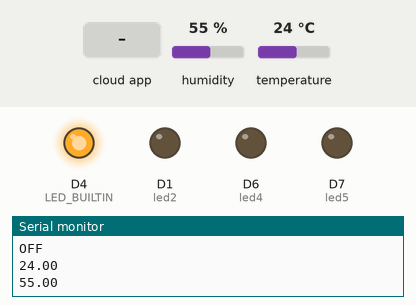
This sketch was run on a simulated ESP8266 (NodeMCU). On the bench: output pins drawn as LEDs (lit = HIGH, except the on-board LED, lit = LOW), the last lines printed to the serial monitor. The inputs (shaded band) are chosen by the test bench; at power-on: humidity 55 %, temperature 24 °C. WiFi joins after 1.5 s; servers stay silent unless stated; the Firebase database answers and starts empty.

Above: at 2.7 s.
2.8 s: the phone or cloud app sets status to 1
At 4.0 s:
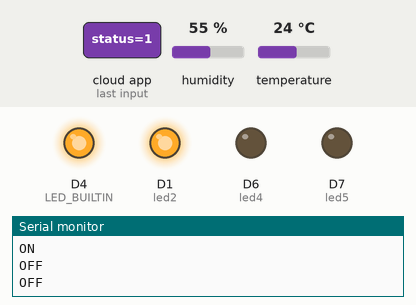
4.9 s: the phone or cloud app sets status to 0
At 6.0 s:
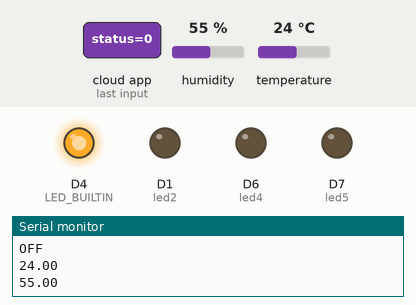
Timing chart, 0 to 7.9 s (numbered marks = the images above; inputs shaded):
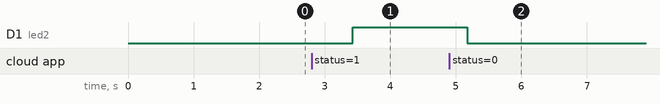

The sketch:

arduino_8266_firebase.ino
```cpp
#include <FirebaseESP8266.h>
#include  <ESP8266WiFi.h>
#include "DHT.h"

#define ssid "Quyendz"  //WiFi SSID
#define password "lengocquyen"  //WiFi Password
#define FIREBASE_HOST "iotserver-b77d8-default-rtdb.firebaseio.com"
#define FIREBASE_AUTH "uwDCNe6gBUNERYVVPvigNLfBhgK2TDl24sgeocKx"

FirebaseData firebaseData;

int led2Status = 0;
int led4Status = 0;
int led5Status = 0;
int led4 = D6;
int led5 = D7;
int led2 = D1;
int DHTPin = D5;

DHT dht(DHTPin, DHT11);
float temperature;
float humidity;
void setup() {

 Serial.begin(9600);
   WiFi.begin (ssid, password);
   while (WiFi.status() != WL_CONNECTED) {
    delay(500);
    Serial.println(".");
  }
  Serial.println ("");
  Serial.println ("WiFi Connected!");
  Serial.println();
  Serial.print("IP Address is : ");
  Serial.println(WiFi.localIP());
  Firebase.begin(FIREBASE_HOST,FIREBASE_AUTH);
  pinMode(LED_BUILTIN, OUTPUT);
  pinMode(led2, OUTPUT);
  pinMode(led4, OUTPUT);
  pinMode(led5, OUTPUT);
  pinMode(DHTPin, INPUT);
  dht.begin();
}

void loop() {
  relay_2();
  relay_4();
  relay_5();
  sendTempHumToFireBase();
 }

 void relay_2()
{
    if (Firebase.get(firebaseData,"/relay/-MO2_csWRoSktYTmsZyt/status")){
    led2Status = firebaseData.intData();
    if (led2Status == 1) {
      Serial.println("ON");
      digitalWrite(led2, HIGH);
    }
    else {
      Serial.println("OFF");
      digitalWrite(led2, LOW);
    }
  }
}
void relay_5()
{
  if (Firebase.get(firebaseData,"/relay/-MO6EAqU8RJx_YOQlmT_/status")){
    led5Status = firebaseData.intData();
    if (led5Status == 1) {
      Serial.println("ON");
      digitalWrite(led5, HIGH);
    }
    else {
      Serial.println("OFF");
      digitalWrite(led5, LOW);
    }
  }
}
void relay_4()
{
  if (Firebase.get(firebaseData,"/relay/-MO6E5OMApUVVx2y1596/status")){
    led4Status = firebaseData.intData();
    if (led4Status == 1) {
      Serial.println("ON");
      digitalWrite(led4, HIGH);
    }
    else {
      Serial.println("OFF");
      digitalWrite(led4, LOW);
    }
  }
}
void sendTempHumToFireBase(){
  temperature = dht.readTemperature();
  humidity = dht.readHumidity();
  Firebase.setFloat(firebaseData,"/tempHum/1/humidity", humidity);
  Firebase.setFloat(firebaseData,"/tempHum/1/temperature", temperature);
  Serial.println(temperature);
  Serial.println(humidity);
  delay(1000);

}
```

Measured:
- after the input at 2.8 s, D1 (led2): LOW → HIGH after 0.63 s
- after the input at 4.9 s, D1 (led2): HIGH → LOW after 0.28 s
